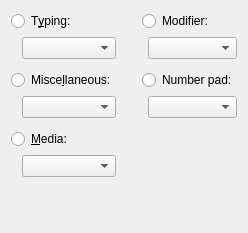
     <widget class="QWidget" name="keyTab">
      <property name="sizePolicy">
       <sizepolicy hsizetype="Expanding" vsizetype="Expanding">
        <horstretch>0</horstretch>
        <verstretch>0</verstretch>
       </sizepolicy>
      </property>
      <attribute name="title">
       <string>Keyboard</string>
      </attribute>
      <layout class="QGridLayout" name="gridLayout_2">
       <property name="bottomMargin">
        <number>6</number>
       </property>
       <item row="6" column="4">
        <widget class="QComboBox" name="numBox">
         <property name="sizePolicy">
          <sizepolicy hsizetype="Expanding" vsizetype="Fixed">
           <horstretch>0</horstretch>
           <verstretch>0</verstretch>
          </sizepolicy>
         </property>
         <item>
          <property name="text">
           <string/>
          </property>
         </item>
        </widget>
       </item>
       <item row="1" column="1">
        <widget class="QComboBox" name="typingBox">
         <property name="sizePolicy">
          <sizepolicy hsizetype="Expanding" vsizetype="Fixed">
           <horstretch>0</horstretch>
           <verstretch>0</verstretch>
          </sizepolicy>
         </property>
         <item>
          <property name="text">
           <string/>
          </property>
         </item>
        </widget>
       </item>
       <item row="6" column="1">
        <widget class="QComboBox" name="fnBox">
         <property name="sizePolicy">
          <sizepolicy hsizetype="Expanding" vsizetype="Fixed">
           <horstretch>0</horstretch>
           <verstretch>0</verstretch>
          </sizepolicy>
         </property>
         <item>
          <property name="text">
           <string/>
          </property>
         </item>
        </widget>
       </item>
       <item row="9" column="1">
        <spacer name="verticalSpacer_10">
         <property name="orientation">
          <enum>Qt::Vertical</enum>
         </property>
         <property name="sizeType">
          <enum>QSizePolicy::Fixed</enum>
         </property>
         <property name="sizeHint" stdset="0">
          <size>
           <width>0</width>
           <height>5</height>
          </size>
         </property>
        </spacer>
       </item>
       <item row="1" column="2">
        <spacer name="horizontalSpacer_4">
         <property name="orientation">
          <enum>Qt::Horizontal</enum>
         </property>
         <property name="sizeHint" stdset="0">
          <size>
           <width>0</width>
           <height>20</height>
          </size>
         </property>
        </spacer>
       </item>
       <item row="15" column="2">
        <spacer name="verticalSpacer_3">
         <property name="orientation">
          <enum>Qt::Vertical</enum>
         </property>
         <property name="sizeHint" stdset="0">
          <size>
           <width>20</width>
           <height>50</height>
          </size>
         </property>
        </spacer>
       </item>
       <item row="0" column="0" colspan="2">
        <widget class="QRadioButton" name="typingButton">
         <property name="text">
          <string>T&amp;yping:</string>
         </property>
         <property name="autoExclusive">
          <bool>false</bool>
         </property>
        </widget>
       </item>
       <item row="1" column="4">
        <widget class="QComboBox" name="modBox">
         <property name="sizePolicy">
          <sizepolicy hsizetype="Expanding" vsizetype="Fixed">
           <horstretch>0</horstretch>
           <verstretch>0</verstretch>
          </sizepolicy>
         </property>
         <item>
          <property name="text">
           <string/>
          </property>
         </item>
        </widget>
       </item>
       <item row="1" column="0">
        <spacer name="horizontalSpacer_3">
         <property name="orientation">
          <enum>Qt::Horizontal</enum>
         </property>
         <property name="sizeType">
          <enum>QSizePolicy::Fixed</enum>
         </property>
         <property name="sizeHint" stdset="0">
          <size>
           <width>5</width>
           <height>20</height>
          </size>
         </property>
        </spacer>
       </item>
       <item row="10" column="0" colspan="2">
        <widget class="QRadioButton" name="mediaButton">
         <property name="text">
          <string>&amp;Media:</string>
         </property>
         <property name="autoExclusive">
          <bool>false</bool>
         </property>
        </widget>
       </item>
       <item row="2" column="1">
        <spacer name="verticalSpacer_4">
         <property name="orientation">
          <enum>Qt::Vertical</enum>
         </property>
         <property name="sizeType">
          <enum>QSizePolicy::Fixed</enum>
         </property>
         <property name="sizeHint" stdset="0">
          <size>
           <width>20</width>
           <height>5</height>
          </size>
         </property>
        </spacer>
       </item>
       <item row="0" column="3" colspan="2">
        <widget class="QRadioButton" name="modButton">
         <property name="text">
          <string>Modifier:</string>
         </property>
        </widget>
       </item>
       <item row="5" column="0" colspan="2">
        <widget class="QRadioButton" name="fnButton">
         <property name="text">
          <string>Misce&amp;llaneous:</string>
         </property>
         <property name="autoExclusive">
          <bool>false</bool>
         </property>
        </widget>
       </item>
       <item row="11" column="1">
        <widget class="QComboBox" name="mediaBox">
         <property name="sizePolicy">
          <sizepolicy hsizetype="Expanding" vsizetype="Fixed">
           <horstretch>0</horstretch>
           <verstretch>0</verstretch>
          </sizepolicy>
         </property>
         <item>
          <property name="text">
           <string/>
          </property>
         </item>
        </widget>
       </item>
       <item row="5" column="3" colspan="2">
        <widget class="QRadioButton" name="numButton">
         <property name="text">
          <string>Number pad:</string>
         </property>
         <property name="autoExclusive">
          <bool>false</bool>
         </property>
        </widget>
       </item>
       <item row="1" column="5">
        <spacer name="horizontalSpacer_17">
         <property name="orientation">
          <enum>Qt::Horizontal</enum>
         </property>
         <property name="sizeHint" stdset="0">
          <size>
           <width>0</width>
           <height>0</height>
          </size>
         </property>
        </spacer>
       </item>
      </layout>
     </widget>
